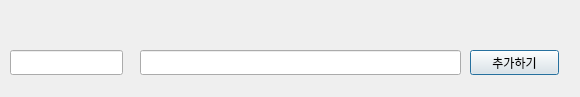
<?xml version="1.0" encoding="UTF-8"?>
<ui version="4.0">
 <class>Add_new_travel</class>
 <widget class="QDialog" name="Add_new_travel">
  <property name="geometry">
   <rect>
    <x>0</x>
    <y>0</y>
    <width>580</width>
    <height>97</height>
   </rect>
  </property>
  <property name="windowTitle">
   <string>Dialog</string>
  </property>
  <widget class="QPushButton" name="add_Btn">
   <property name="geometry">
    <rect>
     <x>470</x>
     <y>50</y>
     <width>89</width>
     <height>25</height>
    </rect>
   </property>
   <property name="text">
    <string>추가하기</string>
   </property>
  </widget>
  <widget class="QLineEdit" name="name">
   <property name="geometry">
    <rect>
     <x>10</x>
     <y>50</y>
     <width>113</width>
     <height>25</height>
    </rect>
   </property>
  </widget>
  <widget class="QLineEdit" name="addr">
   <property name="geometry">
    <rect>
     <x>140</x>
     <y>50</y>
     <width>321</width>
     <height>25</height>
    </rect>
   </property>
  </widget>
 </widget>
 <tabstops>
  <tabstop>name</tabstop>
  <tabstop>addr</tabstop>
  <tabstop>add_Btn</tabstop>
 </tabstops>
 <resources/>
 <connections/>
</ui>
